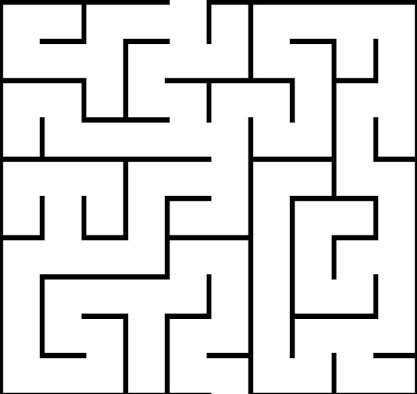
#> input picture Assets/Maze.jpg, 417 x 394 px, found by its file name
$ python genesis_ip_final.py
#> lines starting #> are read from the running program, lines starting #| are printed output that depends on the picture; after the words box and inside, x2 and y2 are one past the last pixel; in counts of white or black regions, pixels touching at a corner belong together; long printed decimals are rounded
# -*- coding: utf-8 -*-

import cv2
import numpy as np
from skimage.morphology import skeletonize
import matplotlib.pyplot as plt
import numpy as np
import math
import pandas as pd
filename = 'images2'

#Reading the maze file
img = cv2.imread(r"C:\Prasham\Productivity\RMI\Maze_Runner_Genesis\Assets\Maze.jpg") #Put the right path for the maze image
#> img is the input picture: shape (394, 417, 3); min 0, max 255, mean 222.6
temp = np.copy(img)
cv2.imshow("Original" , img)

#Binary conversion
gray = cv2.cvtColor(img, cv2.COLOR_BGR2GRAY) # converting maze image to grayscale image
cv2.imshow("gray", gray)

#Inverting thresholding will give us a binary image with a white wall and a black background.
#Theshold value for single channel, exactly 1/2 of the intensity
ret, thresh = cv2.threshold(gray, 127, 255, cv2.THRESH_BINARY_INV)
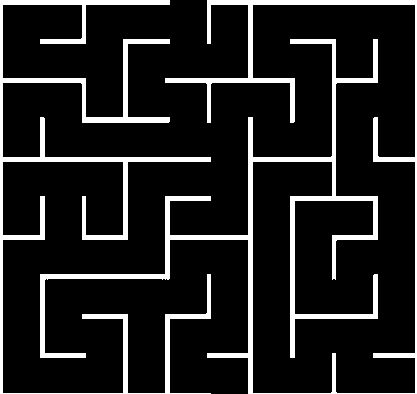
#> thresh: shape (394, 417); 12.3% white; 2 white regions
cv2.imshow("thresh", thresh)

# # # Contours - only binary images, to be detcted in white and background in balck
# Finding all contours in inverted thresholded image
# cv2.RETR_EXTERNAL: Retrieves only the external contours, or boundaries  of the objects in the image. It does not retrieve contours within contours.

contours, hierarchy = cv2.findContours(thresh, cv2.RETR_EXTERNAL, cv2.CHAIN_APPROX_NONE)
#> contours = 2 contours; box (x1, y1, x2, y2) and area: (40, 0, 417, 394) 9334, (0, 0, 211, 394) 6098

width = img.shape[1]
#> width = 417
height = img.shape[0]
#> height = 394

# draws the first contour in the thresholded image
contours1 = cv2.drawContours(thresh, contours, 0, (255, 255, 255), 5)
#> contours1: shape (394, 417); 21.2% white; 2 white regions, box (x1, y1, x2, y2) and area: (37, 0, 417, 394) 26822, (0, 0, 211, 394) 8027
cv2.imshow("contours1", contours1)

# hide the other larger contour
final_contour = cv2.drawContours(contours1, contours, 1, (0,0,0) , 5)
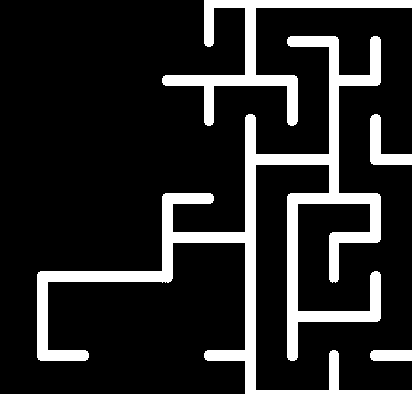
#> final_contour: shape (394, 417); 16.3% white; 1 white region, box (x1, y1, x2, y2) and area: (37, 0, 417, 394) 26822
cv2.imshow("final_contour", final_contour)

#Threshing it once more just to remove any white noise, we want lines whose white intesnty is really high
ret, thresh = cv2.threshold(final_contour, 240, 255, cv2.THRESH_BINARY)
cv2.imshow("thresh" , thresh)

#Determining kernel size for erosion and dilation
#By trial and error (Making sure that the inner spaces are filled while dilating)
ke = 19
kernel = np.ones((ke, ke), np.uint8)

#Dilate
dilation = cv2.dilate(thresh, kernel, iterations=2)
#> dilation: shape (394, 417); 64% white; 1 black region, box (x1, y1, x2, y2) and area: (0, 0, 227, 394) 59158
cv2.imshow("dilation" , dilation)

#Erosion (PS: We are eroding the dilated image)
erosion = cv2.erode(dilation, kernel, iterations=1)
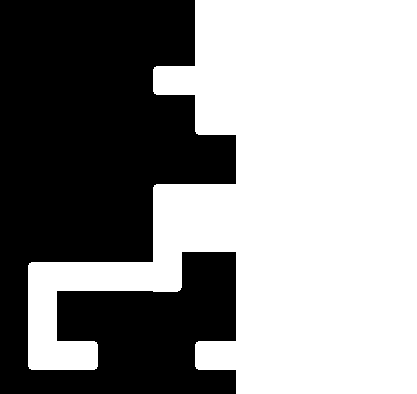
#> erosion: shape (394, 417); 56.7% white; 1 black region, box (x1, y1, x2, y2) and area: (0, 0, 236, 394) 71191
cv2.imshow("erosion" , erosion)

#Find differences between two images (So that we get the actual maze solving path)
diff = cv2.absdiff(dilation, erosion)
#> diff: shape (394, 417); 7.3% white; 1 white region, box (x1, y1, x2, y2) and area: (19, 0, 236, 394) 12033
cv2.imshow("diff" , diff)

#To make the line thinner (We erode the difference again)
kernel1 = np.ones((5, 5), np.uint8)
img_erosion = cv2.erode(diff, kernel1, iterations=2)
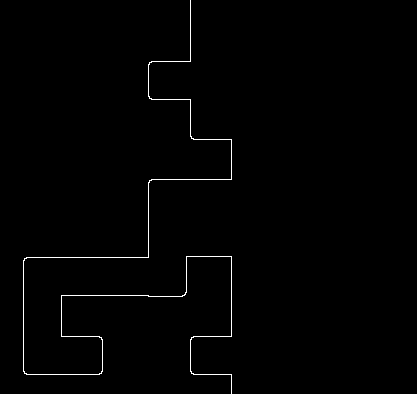
#> img_erosion: shape (394, 417); 0.81% white in thin lines or dots, all inside (x1, y1, x2, y2) = (23, 0, 232, 394)

cv2.imshow("img_erosion" , img_erosion)

#Skeletonize only works on binary values 0-1, so its necessary to do /255 before
ske = skeletonize(img_erosion/255)
plt.imshow(ske)
plt.show()

# Skeltonize outputs Boolean Values, True is 255 (white) and False is 0 (black)
# To get all True indexes from the ouutput of skeletonization
points = []
points_arg = []
for i in range(img.shape[0]): #rows = height (y axis)
    for j in range(img.shape[1]): #column = width (x axis)
        if ske[i][j] == True:
            #print(i,j)
            points.append(ske[j][i]) # simply returns True
            points_arg.append((j,i))  #PS : its (j,i)
#> after the loop, points = 1291 items, first 6: False, False, False, False, False, False; points_arg = 1291 pairs, first value 23 to 231, second value 0 to 393

#points_arg has (X,y) coordinates
X=[]
Y=[]

#To draw the solution and to seperate X and Y into deifferent lists
for i in range(len(points_arg)):
    img = cv2.circle(img ,(points_arg[i][0],points_arg[i][1]),1,(255,0,0),-1)
    cv2.imshow('undordered' , img) #Unordered nature of ouput of skeletonization
    cv2.waitKey(5)
    X.append(points_arg[i][0])
    Y.append(points_arg[i][1])
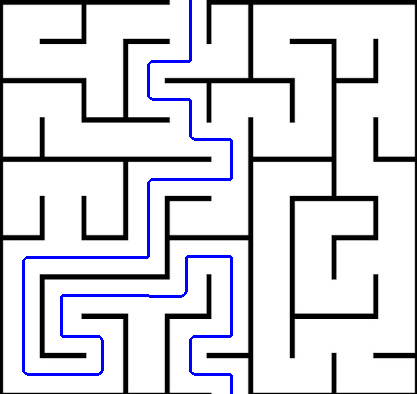
#> img: shape (394, 417, 3); mean B, G, R 222.6, 216.6, 216.6
#> after the loop, X = 1291 values, max 231 at index 253, min 23 at index 623, mean 143.7; Y = 1291 values from 0 to 393

cv2.imshow("semi_final" , img)

#plt.scatter(X,Y)
#plt.show()


#Logic to get the order right using distance

min_arg = np.argmin(np.array(Y))  # returns index of the least term
#> min_arg = 0
ord_x = []
ord_y = []

x0 = X[min_arg]
#> x0 = 190
y0 = Y[min_arg]
#> y0 = 0

ord_x.append(x0)
ord_y.append(y0)

distance_list = []
X.pop(0) # Removes the first element
Y.pop(0) # Removes the first element


for i in range(len(X)):
    min_dist = 10 #Setting an initial distance
    j_min = 0 #for getting the index
    for j in range(len(X)):
        x1 = X[j]  # first element after removing start element of array
        y1 = Y[j]  # first element after removing start element of array

        dist = (x1 - x0)**2 + (y1 - y0)**2
        if dist < min_dist:
            min_dist = dist
            x_next = x1
            y_next = y1
            j_min = j

    #Appending the new ordered next element to the ordered list
    ord_x.append(x_next)
    ord_y.append(y_next)

    #Removing the new ordered next element from prev array
    X.pop(j_min)
    Y.pop(j_min)

    #Setting the new ordered element as the new base value x0,y0
    x0 = x_next
    y0 = y_next
#> after the loop, X = []; Y = []; ord_x = 1291 values, max 231 at index 253, min 23 at index 573, mean 143.7; ord_y = 1291 values, max 393 at index 1290, min 0 at index 0, mean 248.6; x_next = 231; y_next = 393

#To check if it is correct continous order
for i in range(len(ord_x)):
     b = cv2.circle(temp,(ord_x[i],ord_y[i]),1,(255,255,0),-1)
     cv2.imshow('bb', b)
     cv2.waitKey(5)
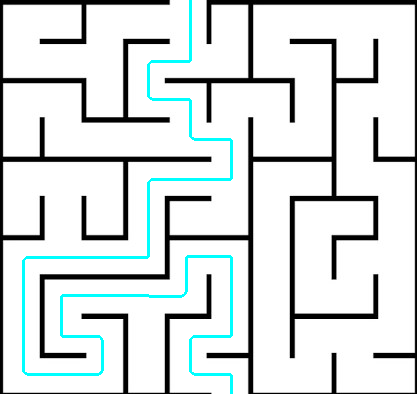
#> temp: shape (394, 417, 3); mean B, G, R 222.6, 222.6, 216.6


l_x = 14.7 #Actual width of maze (x-axis) in cms
ip_x= img.shape[1] #Columns = width (x-axis)
#> ip_x = 417
l_y = 13.7 # Actual height of maze  (y-axis) in cms
ip_y = img.shape[0] #Rows = height (y-axis)
#> ip_y = 394
l_5 = 7 #in cms
servo_to_centre = 13 #in cms

#Setting the scaling factor
c_x = l_x/ip_x
#> c_x = 0.0353
c_y = l_y/ip_y
#> c_y = 0.0348


#Setting the transforamtion matrix

t_r=[[0,c_y,0,(l_5/2 - (c_y*ip_y/2))],
     [c_x,0,0,(servo_to_centre - (c_x*ip_x/2))],
     [0,0,-1,0],
     [0,0,0,1]]


points_x=[]
points_y=[]

for i in range(len(ord_x)):
    points_x.append(ord_x[i])
    points_y.append(ord_y[i])
#> after the loop, points_x has the same summary as ord_x; points_y has the same summary as ord_y

img_x=[]
img_y=[]

#Vertical stacking of x and y
p= np.vstack((points_x,points_y,np.zeros((1,len(points_x))),np.ones((1,len(points_x)))))
print(p)
#> (printed output is left out)

#Dot product
mat = np.dot(t_r,p)

x = mat[0]
#> x = 1291 values, max 10.32 at index 1290, min -3.35 at index 0, mean 5.29
y = mat[1]
#> y = 1291 values, max 13.79 at index 253, min 6.46 at index 573, mean 10.71

print(x)
#> (printed output is left out)
print(y)
#> (printed output is left out)
plt.scatter(x,y)
plt.show()
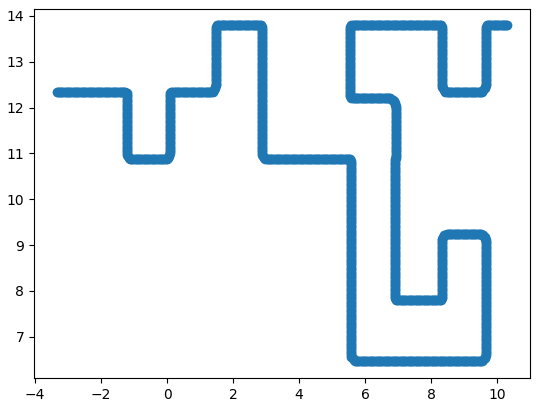
#> figure drawn by matplotlib, 1 panel

la = 14  # length of arm A in cm
lb = 20  # length of arm B in cm
lc = 6.7  # distance between
N_Points = len(x)
#> N_Points = 1291

theta_1 = []
theta_4 = []
for i in range(0, N_Points):
    xp = x[i]
    yp = y[i]

    E1 = -2 * la * xp;
    E4 = 2 * la * (-xp + lc);

    F1 = -2 * la * yp;
    F4 = -2 * la * yp;

    G1 = la ** 2 - lb ** 2 + xp ** 2 + yp ** 2;
    G4 = lc ** 2 + la ** 2 - lb ** 2 + xp ** 2 + yp ** 2 - 2 * lc * xp;
    print(i, x[i] , y[i], N_Points)
    temp1 = math.sqrt(E1 ** 2 + F1 ** 2 - G1 ** 2);
    temp4 = math.sqrt(E4 ** 2 + F4 ** 2 - G4 ** 2);

    m1 = G1 - E1;
    m4 = G4 - E4;
#
    theta1_pos = 2 * math.atan((-F1 + temp1) / m1);
    theta1_neg = 2 * math.atan((-F1 - temp1) / m1);

    theta4_pos = 2 * math.atan((-F4 + temp4) / m4);
    theta4_neg = 2 * math.atan((-F4 - temp4) / m4);

    theta1_pos = math.degrees(theta1_pos);
    theta1_neg = math.degrees(theta1_neg);
    theta4_pos = math.degrees(theta4_pos);
    theta4_neg = math.degrees(theta4_neg);

    theta_1.append(theta1_pos)
    theta_4.append(theta4_neg)
#> this loop made 1291 passes
#> (xp, E1, E4, G1, G4, temp1, temp4, m1) on passes 1 to 3: (-3.35, 93.8, 281.4, -40.31, 49.47, 356, 443, -134.1), (-3.32, 92.83, 280.4, -40.54, 48.77, 355.7, 442.5, -133.4), (-3.28, 91.85, 279.5, -40.77, 48.08, 355.4, 441.9, -132.6)
#| 0 -3.350 12.348 1291
#| 1 -3.315 12.348 1291
#| 2 -3.280 12.348 1291
#| 3 -3.246 12.348 1291
#| 4 -3.211 12.348 1291
#| 5 -3.176 12.348 1291
#| 6 -3.141 12.348 1291
#| 7 -3.107 12.348 1291
#> (further printed lines are left out)


theta_1_new = []
theta_4_new = []

for i in range(0, N_Points):
    if theta_1[i] < 0:
        temp = 1 * (theta_1[i] + 270);

    if theta_1[i] > 0:
        temp = theta_1[i] - 90;

    theta_1_new.append(temp)
    theta_4_new.append(theta_4[i] + 90)


####################################################################################
import serial
import time


N_Points = len(theta_4_new)
print(N_Points)
print("1")
# print(theta_4_new)
arm = serial.Serial('com7',9600)
# arm.write("163.13 145.19\n".encode('utf-8'))
# time.sleep(0.2)
# arm.write("67.67 156.49\n".encode('utf-8'))

print("Connected")
for i in range(0,N_Points):
  s = str(round(float(theta_1_new[i]),2))+" "+str(round(float(theta_4_new[i]),2))+"\n"
  print(s+" "+str(i))
  arm.write(s.encode('utf-8'))
  time.sleep(0.2)

cv2.waitKey(0)
cv2.destroyAllWindows()
